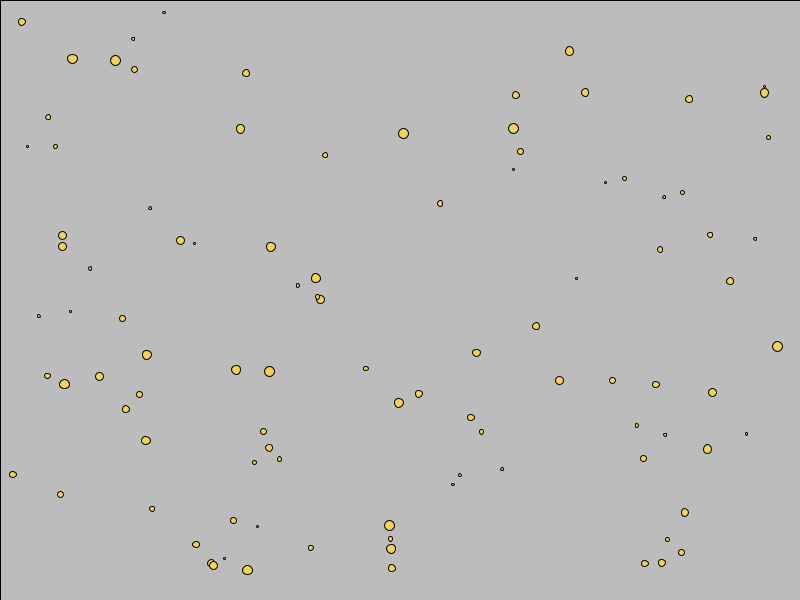
Frame 1 (no input)
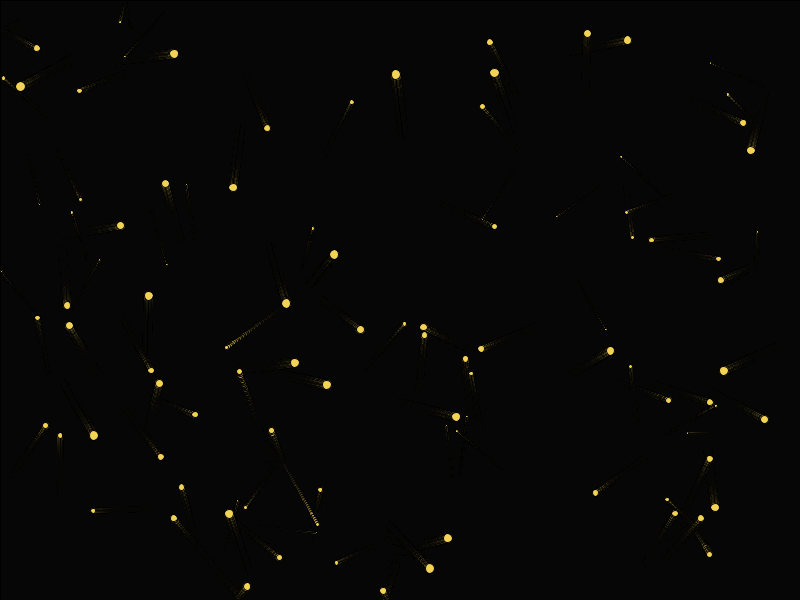
Frame 60 (the mouse pressed at the canvas centre just before this capture)
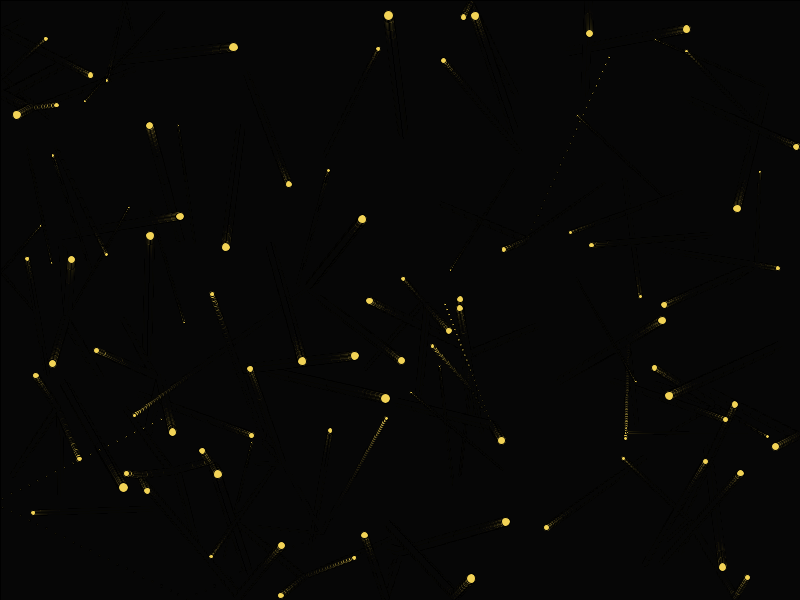
Frame 120 (the mouse held since frame 60 and released just before this capture)

The Processing sketch that drew these frames (run headless with seeded random() and noise(); from frame 60 on, the mouse is pressed at the canvas centre):

// Processing sketch: colliding_balls_with_array
// ── colliding_balls_with_array.pde
int count = 100;

PVector[] loc = new PVector[count];
PVector[] vel = new PVector[count];
PVector[] acc = new PVector[count];
float[] sz = new float[count];
float[] mass = new float[count];
int minDiam = 2;
int maxDiam = 10;

void setup() {
  size(800, 600);
  for (int i = 0; i < count; i++) {    
    sz[i] = random(minDiam, maxDiam);   
    loc[i] = new PVector(random(sz[i], width-sz[i]), random(sz[i], height-sz[i]));  
    vel[i] = PVector.random2D();       
    acc[i] = new PVector(0, 0);        
    mass[i] = map(sz[i], minDiam, maxDiam, .1, 1.5);
  }
}

void draw() {
fill(0,20);
rect(0,0,width,height);


  for (int i = 0; i < count; i++) {    
 
    vel[i].add(acc[i]);
    loc[i].add(vel[i]);


    for (int j = 0; j < count; j++) {
      if (i!=j) {
        if (loc[i].dist(loc[j]) < sz[i]/2 + sz[j]/2) { 
          print("COLLISION DETECTED    ");
                if (loc[i].x < loc[j].x) {    
                      vel[i].x = -abs(vel[i].x);
                      vel[j].x = abs(vel[j].x);
                    } else {
                      vel[i].x = abs(vel[i].x);
                      vel[j].x = -abs(vel[j].x);
                    }
                    if (loc[i].y < loc[j].y) {    
                      vel[i].y = -abs(vel[i].y);
                      vel[j].y = abs(vel[j].y);
                   } else {
                      vel[i].y = abs(vel[i].y);
                      vel[j].y = -abs(vel[j].y);
                    }
          vel[i] = PVector.sub(loc[i], loc[j]);      
          vel[i].normalize();                        
          vel[i].div(mass[i]);                       
        }
      }
    }

  fill(242,211,86);
    ellipse(loc[i].x, loc[i].y, sz[i], sz[i]);

    
    if (loc[i].x + sz[i]/2 > width || loc[i].x - sz[i]/2 < 0) {
      vel[i].x *= -1;
    }
    if (loc[i].y + sz[i]/2 > height || loc[i].y - sz[i]/2 < 0) {
      vel[i].y *= -1;
    }
  }
}

void mouseReleased() {
  loc[0].set(mouseX, mouseY);
}
